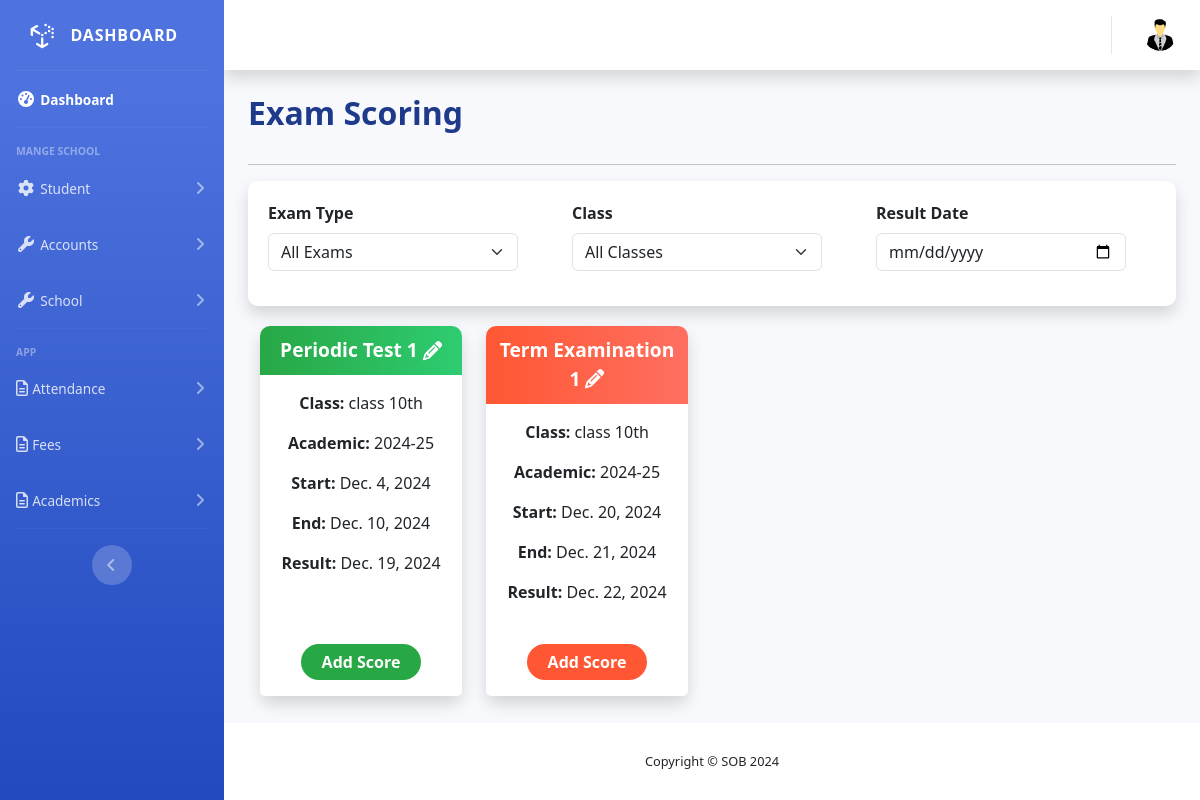
The app's page /academic/score with its own data.
### academics/models.py (models this page shows, shortened)
class Exams(models.Model):
    exam = models.CharField(max_length=10 ,choices=EXAM)
    class_name = models.ForeignKey(Class, on_delete=models.CASCADE)
    academic_year = models.ForeignKey(AcademicYear, on_delete=models.CASCADE)
    start_date = models.DateField()
    end_date = models.DateField()
    result_date = models.DateField()
    note = models.TextField(null=True, blank=True)
    history = HistoricalRecords()
    class Meta:
        unique_together = ['exam', 'class_name', 'academic_year']

### core/models.py (models this page shows, shortened)
class Class(models.Model):
    name = models.CharField(max_length=50, help_text="Class 1st etc...")
    section = models.CharField(max_length=1, choices=LETTER_CHOICES,null=True, blank=True)
    alias = models.CharField(max_length=20, null=True, blank=True)
    user = models.ForeignKey(User, on_delete=models.SET_NULL, null=True, blank=True,related_name='class_teacher_of', limit_choices_to={'user_type': 'T'}, verbose_name="Class Teacher")
    total_students = models.PositiveIntegerField(default=0)
    class_monitor_boy = models.ForeignKey(User, on_delete=models.SET_NULL, null=True, blank=True, related_name='monitor_boy_of', limit_choices_to={'user_type': 'STU'},)
    class_monitor_girl = models.ForeignKey(User, on_delete=models.SET_NULL, null=True, blank=True, related_name='monitor_girl_of', limit_choices_to={'user_type': 'STU'},)
    subjects = models.ManyToManyField(Subject, related_name='classes')
    history = HistoricalRecords()
    def __str__(self):
        return f"{self.name} {self.section or ''}"

class AcademicYear(models.Model):
    name = models.CharField(max_length=8, unique=True)
    start_date = models.DateField()
    end_date = models.DateField()
    is_active = models.BooleanField(default=False)
    def __str__(self):
        return self.name

### academics/views.py (the view)
# urls.py: path('score', ExamScoreClassListView.as_view(), name='academic-score'),
class ExamScoreClassListView(ListView):
    model = Exams
    template_name = 'academics/academics_score.html'  # Template to render the list of students
    context_object_name = 'exams'  # Name of the list as a template variable
    def get_context_data(self, **kwargs):
        context = super().get_context_data(**kwargs)
        context['classes'] = Class.objects.all()
        return context

### academics/templates/academics/academics_score.html (shortened to what this page needs)
{% extends "base.html" %}
{% load static %}
{% load arithmetic %}
{% block main %}
<div class="container">
    <div class="d-flex justify-content-between align-items-center mb-4">
        <h2 class="fw-bold text-start" style="color:#1E3A8A;">Exam Scoring</h2>
    </div>
    <hr>
    <div class="filter-container shadow">
        <form class="filter-form row">
            <div class="col-md-4 ">
                <label for="examType" class="filter-label">Exam Type</label>
                <select class="form-select" id="examType">
                    <option value="">All Exams</option>
                </select>
            </div>
            <div class="col-md-4">
                <label for="classFilter" class="filter-label">Class</label>
                <select class="form-select" id="classFilter">
                    <option value="">All Classes</option>
                </select>
            </div>
            <div class="col-md-4">
                <label for="resultDateFilter" class="filter-label">Result Date</label>
                <input type="date" class="form-control" id="resultDateFilter">
            </div>
        </form>
    </div>
    <div class="container">
        <div class="row" id="examList">
            <div class="row">
                {% for exam in exams %}
                <div class="col-md-3 mb-4 exam-card "
                     data-exam-type="{{ exam.get_exam_display|lower }}"
                     data-class="{{ exam.class_name|lower }}"
                     data-result-date="{{ exam.result_date|date:"Y-m-d" }}">
                    <div class="card h-100 shadow">
                        <div class="card-header-{% if exam.exam == 'p1' %}periodic{% elif exam.exam == 'p2' %}periodic{% elif exam.exam == 't1' %}term{% elif exam.exam == 't2' %}term{% endif %}">
                            {{ exam.get_exam_display }}
                            <span class="text-end"><i class="fa-solid fa-pencil"></i></span>
                        </div>
                        <div class="card-body">
                            <p><strong>Class:</strong> {{ exam.class_name }}</p>
                            <p><strong>Academic:</strong> {{ exam.academic_year }}</p>
                            <p><strong>Start:</strong> {{ exam.start_date }}</p>
                            <p><strong>End:</strong> {{ exam.end_date }}</p>
                            <p><strong>Result:</strong> {{ exam.result_date }}</p>
                        </div>
                        <div class="card-footer bg-white border-0">
                            <a href="{% url "academic-score-student-list" exam.id %}">
                                <button class="btn btn-custom btn-{% if exam.exam == 'p1' %}periodic{% elif exam.exam == 'p2' %}periodic{% elif exam.exam == 't1' %}term{% elif exam.exam == 't2' %}term{% endif %} mb-2">Add Score</button>
                            </a>
                        </div>
                    </div>
                </div>
                {% endfor %}
            </div>
        </div>
    </div>
</div>
{% endblock main %}

### academics/templates/academics/academics_score.html (style rules this page uses)
body { background-color: #f5f5f5; }
.card { border: none; border-radius: 10px; box-shadow: 0 4px 8px rgba(0, 0, 0, 0.1); text-align: center; }
.card-header-periodic { background: linear-gradient(to right, #28a745, #2ecc71); color: white; font-size: 1.2rem; font-weight: bold; border-radius: 10px 10px 0 0; padding: 10px; position: relative; }
.card-header-term { background: linear-gradient(to right, #ff5733, #ff6f61); color: white; font-size: 1.2rem; font-weight: bold; border-radius: 10px 10px 0 0; padding: 10px; position: relative; }
.btn-custom { border-radius: 20px; font-weight: bold; color: white; padding: 5px 20px; }
.btn-periodic { background-color: #28a745; }
.btn-term { background-color: #ff5733; }
.filter-container { background-color: #ffffff; border-radius: 10px; padding: 20px; box-shadow: 0 4px 8px rgba(0, 0, 0, 0.1); margin-bottom: 20px; }
.filter-label { font-weight: bold; margin-right: 10px; }
.filter-form select, .filter-form input { width: 100%; max-width: 250px; margin-bottom: 15px; }

### records on screen
Exams: exam "Periodic Test 1", class_name "class 10th", academic_year "2024-25", start_date "Dec. 4, 2024", end_date "Dec. 10, 2024", result_date "Dec. 19, 2024"
Exams: exam "Term Examination 1", class_name "class 10th", academic_year "2024-25", start_date "Dec. 20, 2024", end_date "Dec. 21, 2024", result_date "Dec. 22, 2024"
